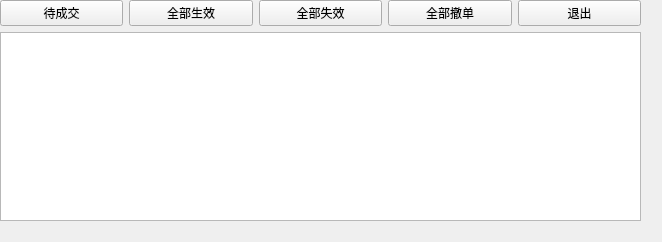
<?xml version="1.0" encoding="UTF-8"?>
<ui version="4.0">
 <class>Form</class>
 <widget class="QWidget" name="Form">
  <property name="geometry">
   <rect>
    <x>0</x>
    <y>0</y>
    <width>662</width>
    <height>242</height>
   </rect>
  </property>
  <property name="windowTitle">
   <string>Form</string>
  </property>
  <widget class="QWidget" name="">
   <property name="geometry">
    <rect>
     <x>0</x>
     <y>0</y>
     <width>641</width>
     <height>221</height>
    </rect>
   </property>
   <layout class="QGridLayout" name="gridLayout">
    <item row="0" column="0">
     <widget class="QPushButton" name="pushButton_4">
      <property name="text">
       <string>待成交</string>
      </property>
     </widget>
    </item>
    <item row="0" column="1">
     <widget class="QPushButton" name="pushButton_3">
      <property name="text">
       <string>全部生效</string>
      </property>
     </widget>
    </item>
    <item row="0" column="2">
     <widget class="QPushButton" name="All_disable_btn">
      <property name="text">
       <string>全部失效</string>
      </property>
     </widget>
    </item>
    <item row="0" column="3">
     <widget class="QPushButton" name="All_cancel_btn">
      <property name="text">
       <string>全部撤单</string>
      </property>
     </widget>
    </item>
    <item row="0" column="4">
     <widget class="QPushButton" name="Exit_btn">
      <property name="styleSheet">
       <string notr="true"/>
      </property>
      <property name="text">
       <string>退出</string>
      </property>
     </widget>
    </item>
    <item row="1" column="0" colspan="5">
     <widget class="QListView" name="listView_2"/>
    </item>
   </layout>
  </widget>
 </widget>
 <resources/>
 <connections>
  <connection>
   <sender>Exit_btn</sender>
   <signal>clicked()</signal>
   <receiver>Form</receiver>
   <slot>exit_pane()</slot>
   <hints>
    <hint type="sourcelabel">
     <x>160</x>
     <y>110</y>
    </hint>
    <hint type="destinationlabel">
     <x>169</x>
     <y>106</y>
    </hint>
   </hints>
  </connection>
 </connections>
 <slots>
  <slot>enable_register_btn()</slot>
  <slot>exit_pane()</slot>
  <slot>subimit()</slot>
  <slot>stop_pane()</slot>
  <slot>call_btn()</slot>
  <slot>sell_btn()</slot>
 </slots>
</ui>
